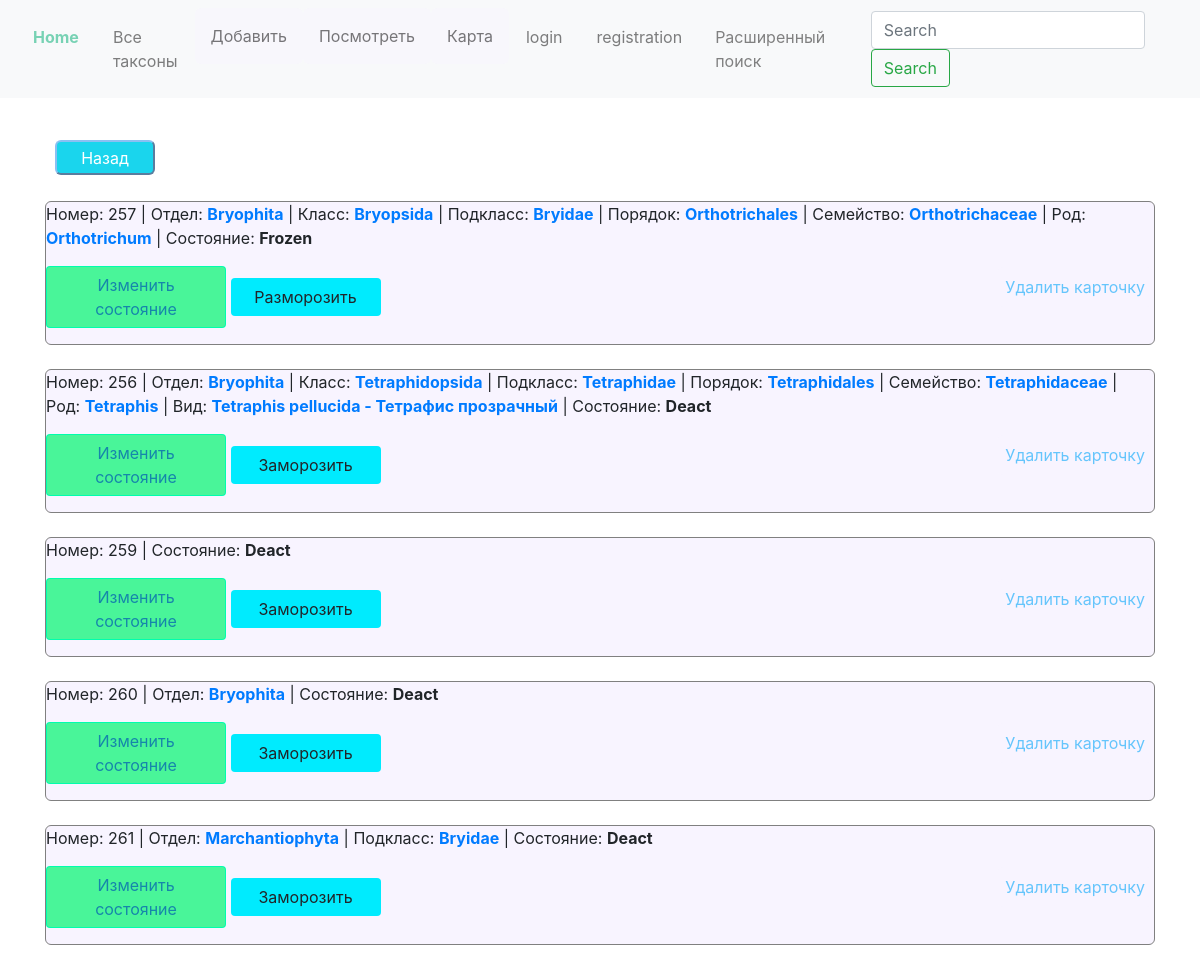
/definer/cards_list/, run on the app's committed database.
### definer/models.py (models this page shows)
class TaxonSearch(models.Model):
	division =  models.CharField(max_length=150, blank=True)
	moss_class = models.CharField(max_length=150, blank=True)
	subclass = models.CharField(max_length=150, blank=True)
	order = models.CharField(max_length=150, blank=True)
	family = models.CharField(max_length=150, blank=True)
	genus = models.CharField(max_length=150, blank=True)
	species = models.CharField(max_length=150, blank=True)
	activation_vars = (
		('Act', 'Act'),
		('Deact', 'Deact'),
		('Frozen', 'Frozen')
		)
	activation = models.CharField(max_length=30, choices=activation_vars, default='Act', blank=True)

### definer/views.py (the view)
# urls.py: path('cards_list/', views.cards_list, name='cards_list'),
def cards_list(request):
	cards = []
	cards_act = [cards.append(card) for card in TaxonSearch.objects.filter(activation='Act')]
	cards_frozen = [cards.append(card) for card in TaxonSearch.objects.filter(activation='Frozen')]
	cards_deact = [cards.append(card) for card in TaxonSearch.objects.filter(activation='Deact')]
	button_name = 'Заморозить'
	freez_button_name = 'Разморозить'
	return render(request, 'cards_list.html', {'cards': cards, 'button_name': button_name,
		'freez_button_name': freez_button_name})

### definer/templates/cards_list.html (shortened to what this page needs)
{% extends 'base.html' %}
{% load static %}
{% block content %}
<p><a href="{% url 'definer:definer_starter' %}"><button style="margin: 10px" class='back_btn' name='submit'>Назад</button></a></p>
{% for card in cards %}
	<div style='border: 1px solid grey; border-radius: 6px; background: #f8f4ff'>
		Номер: {{card.id}}
		{% if card.division %}
		 | Отдел: <a href="{% url 'definer:taxons_observation' card.division card.id %}"><b>{{card.division}}</b></a>
		{% endif %}
		{% if card.moss_class %}
		 | Класс: <a href="{% url 'definer:taxons_observation' card.moss_class card.id %}"><b>{{card.moss_class}}</b></a>
		 {% endif %}
		{% if card.subclass %}
		 | Подкласс: <a href="{% url 'definer:taxons_observation' card.subclass card.id %}"><b>{{card.subclass}}</b></a>
		{% endif %}
		{% if card.order %}
		 | Порядок: <a href="{% url 'definer:taxons_observation' card.order card.id %}"><b>{{card.order}}</b></a>
		{% endif %}
		{% if card.family %}
		 | Семейство: <a href="{% url 'definer:taxons_observation' card.family card.id %}"><b>{{card.family}}</b></a>
		{% endif %}
		{% if card.genus %}
		 | Род: <a href="{% url 'definer:taxons_observation' card.genus card.id %}"><b>{{card.genus}}</b></a>
		{% endif %}
		{% if card.species %}
		 | Вид: <a href="{% url 'definer:taxons_observation' card.species card.id %}"><b>{{card.species}}</b></a>
		{% endif %}
		 | Состояние: <b>{{card.activation}}</b>
	<p>
		<form action="{% url 'definer:activation_in_cards_list' card.id %}" method='post' style="display:inline-block;">
		<button name='submit' style="background: #00FEAD; color: #1686ab; width: 180px;" class='btn change_act'>Изменить состояние</button>
		</form>
		<form action="{% url 'definer:cards_list_freezing' card.id %}" method='post' style="display:inline-block;">
			<button style='background: #00EBFE; width:150px' class='btn third' name='submit'>{% if card.activation == 'Frozen' %}{{freez_button_name}}{% endif %}{% if card.activation == 'Act' %}{{button_name}}{% endif %}{% if card.activation == 'Deact' %}{{button_name}}{% endif %}</button>
		</form>
		<div style='float: right; padding: 1px'>
		<a href="{% url 'definer:delete_card' card.id %}"><button type="button" style="display:inline-block;" class="main_button"  name='submit'>Удалить карточку</button></a>
	</div>
	</p>
	</div>
	<br>
{% endfor %}
{% endblock %}

### data on the page
TaxonSearch: id "257", division "Bryophita", moss_class "Bryopsida", subclass "Bryidae", order "Orthotrichales", family "Orthotrichaceae", genus "Orthotrichum", activation "Frozen", freez_button_name "Разморозить"
TaxonSearch: id "256", division "Bryophita", moss_class "Tetraphidopsida", subclass "Tetraphidae", order "Tetraphidales", family "Tetraphidaceae", genus "Tetraphis", species "Tetraphis pellucida - Тетрафис прозрачный", activation "Deact", button_name "Заморозить"
TaxonSearch: id "259", activation "Deact", button_name "Заморозить"
TaxonSearch: id "260", division "Bryophita", activation "Deact", button_name "Заморозить"
TaxonSearch: id "261", division "Marchantiophyta", subclass "Bryidae", activation "Deact", button_name "Заморозить"
